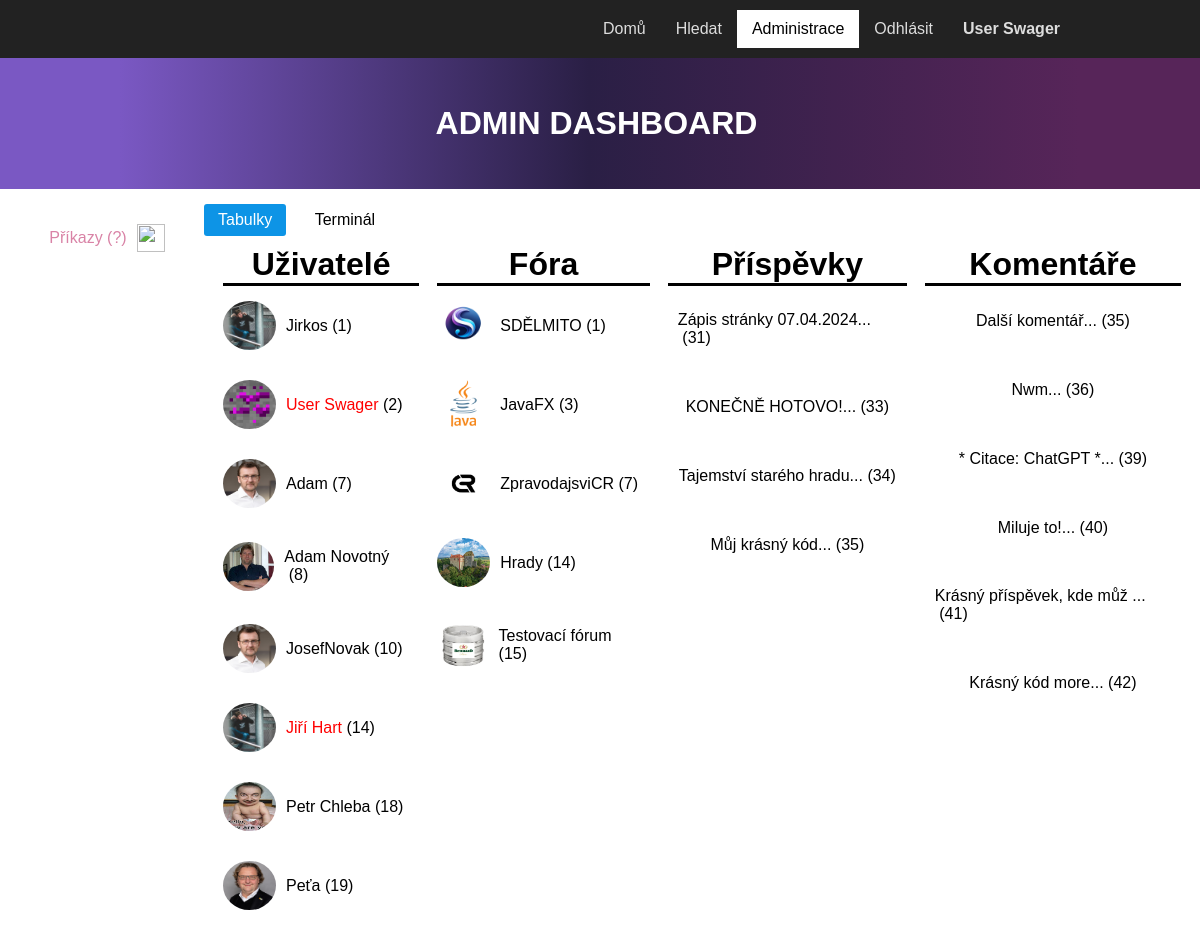
Screenshot of /admin.php (signed in) with the database file from the repository.
### tables this page shows
CREATE TABLE `users` (
  `id` int NOT NULL AUTO_INCREMENT,
  `username` varchar(20) NOT NULL,
  `email` varchar(40) NOT NULL,
  `password` varchar(255) NOT NULL,
  `registration_date` timestamp NULL DEFAULT CURRENT_TIMESTAMP,
  `profile_picture` varchar(255) DEFAULT './assets/default_user.png',
  `adminstatus` bit(1) DEFAULT NULL,
  `birthdate` date DEFAULT NULL,
  PRIMARY KEY (`id`),
  UNIQUE KEY `email` (`email`),
  KEY `id` (`id`)
);

CREATE TABLE `forums` (
  `id` int NOT NULL AUTO_INCREMENT,
  `name` varchar(60) NOT NULL,
  `description` tinytext NOT NULL,
  `theme` varchar(50) NOT NULL,
  `icon` tinytext NOT NULL,
  `owner` int NOT NULL,
  PRIMARY KEY (`id`),
  KEY `owner` (`owner`),
  CONSTRAINT `forums_ibfk_4` FOREIGN KEY (`owner`) REFERENCES `users` (`id`) ON DELETE CASCADE ON UPDATE CASCADE
);

CREATE TABLE `Posts` (
  `ID` int NOT NULL AUTO_INCREMENT,
  `PostOwner` int NOT NULL,
  `ForumID` int NOT NULL,
  `Title` varchar(255) NOT NULL,
  `Content` text NOT NULL,
  `PostDate` datetime NOT NULL DEFAULT CURRENT_TIMESTAMP,
  PRIMARY KEY (`ID`),
  KEY `PostOwner` (`PostOwner`),
  KEY `ForumID` (`ForumID`),
  CONSTRAINT `Posts_ibfk_2` FOREIGN KEY (`PostOwner`) REFERENCES `users` (`id`) ON DELETE CASCADE ON UPDATE CASCADE,
  CONSTRAINT `Posts_ibfk_4` FOREIGN KEY (`ForumID`) REFERENCES `forums` (`id`) ON DELETE CASCADE ON UPDATE CASCADE
);

CREATE TABLE `comments` (
  `id` int NOT NULL AUTO_INCREMENT,
  `UserID` int NOT NULL,
  `PostParrentID` int NOT NULL,
  `Content` text NOT NULL,
  `date` datetime DEFAULT CURRENT_TIMESTAMP,
  PRIMARY KEY (`id`),
  KEY `UserID` (`UserID`),
  KEY `PostParrentID` (`PostParrentID`),
  CONSTRAINT `comments_ibfk_4` FOREIGN KEY (`UserID`) REFERENCES `users` (`id`) ON DELETE CASCADE ON UPDATE CASCADE,
  CONSTRAINT `comments_ibfk_5` FOREIGN KEY (`PostParrentID`) REFERENCES `Posts` (`ID`) ON DELETE CASCADE ON UPDATE CASCADE
);

### admin.php (the view, shortened to what this page needs)
    <?php
        require_once("functions.php");
        require_once("header.php");
        require_once("authorizeAdmin.php");
    ?>
    <link rel="stylesheet" href="styles/style.css">
<body id="ii1rgb">
  <div id="i7ylgf" class="gjs-grid-row">
    <div id="isnr4p" class="gjs-grid-column">
      <h1 id="i7kzlb" class="gjs-heading">ADMIN DASHBOARD</h1>
    </div>
  </div>
  <div id="ivtcrk" class="gjs-grid-row">
    <div id="iow60f" class="gjs-grid-column">
      <div id="ietz2y" class="gjs-grid-row">
        <div id="iuinnf" class="gjs-grid-column"><a id="itkxl7" href="prirucka.php" class="gjs-link">Příkazy (?)</a><img src="https://images.freeimages.com/fic/images/icons/127/sleek_xp_software/300/command_prompt.png" id="is1j03" />
        </div>
      </div>
    </div>
    <div id="ijmkc3" class="gjs-grid-column">
      <div id="isru4v">
        <div role="tablist" class="tab-container">
          <div role="tab" aria-controls="idonvj" id="i4uk0f" class="tab"><span id="icqk4i" style="cursor:pointer">Tabulky</span></div>
          <div role="tab" aria-controls="iscbxn" id="i43p0f" class="tab"><span id="i01av4" style="cursor:pointer">Terminál</span></div>
        </div>
        <div id="i7ykuf" class="tab-contents">
          <div role="tabpanel" id="idonvj" aria-labelledby="i4uk0f" hidden class="tab-content">
            <div id="i22cw4" class="gjs-grid-row">
              <div id="i9p33n" class="gjs-grid-column">
                <h1 id="i1bk4d" class="gjs-heading">Uživatelé</h1>
                <?php
                 $query = "SELECT * FROM users";
                 $q = $db ->prepare($query);
                 $q -> execute();
                 foreach ($q as $row) {
                  echo '
                  <div id="i46f7f" class="gjs-grid-row">
                    <div id="iq11un" class="gjs-grid-column"><img id="iwcqun" src="'.$row["profile_picture"].'" />
                      <div id="iag8xj"><a href="useradmin.php?id='.$row["id"].'"';
                      if ($row["adminstatus"] >0){
                        echo' style="color:red;"';
                      }
                      echo' id="ihvlvb" class="gjs-link">'.$row["username"].'</a> ('.$row["id"].') ';
                      echo '</div>
                    </div>
                  </div>
                  ';
                 }
                ?>
              </div>
              <div id="icsefl" class="gjs-grid-column">
                <h1 id="iyi3y1" class="gjs-heading">Fóra</h1>
                <?php
                 $query = "SELECT * FROM forums";
                 $q = $db ->prepare($query);
                 $q -> execute();
                 foreach ($q as $row) {
                  echo'
                  <div id="ij6ogh" class="gjs-grid-row">
                  <div id="iynz2h" class="gjs-grid-column"><img src="'.$row["icon"].'" id="iqrm0y" />
                    <div id="ip3mlb"><a href="forumadmin.php?id='.$row["id"].'" id="i89teg" class="gjs-link">'.$row["name"].'</a> ('.$row["id"].')</div>
                  </div>
                  </div>
                  ';
                }
                ?>
              </div>
              <div id="i76b7v" class="gjs-grid-column">
                <h1 id="ihdyjn" class="gjs-heading">Příspěvky</h1>
                <?php
                  $query = "SELECT SUBSTRING(Title, 1, 26) as TitleSUB, id FROM Posts";
                  try{
                  $q = $db ->prepare($query);
                  $q ->execute();
                  foreach ($q as $row) {
                    echo'
                    <div id="iaeqzg" class="gjs-grid-row">
                    <div id="ie2b3j" class="gjs-grid-column">
                      <div id="ig17xg"><a href="post.php?id='.$row["id"].'" id="iym186" class="gjs-link">'.$row["TitleSUB"].'...</a> ('.$row["id"].')
                      </div>
                    </div>
                    </div>
                    ';
                  }
                }catch(Exception $e){
                  echo $e->getMessage();
                }
                ?>
              </div>
              <div id="i76b7v" class="gjs-grid-column">
                <h1 id="ihdyjn" class="gjs-heading">Komentáře</h1>
                <?php
                  $query = "SELECT SUBSTRING(Content, 1, 26) as TitleSUB,PostParrentID, id FROM comments";
                  try{
                  $q = $db ->prepare($query);
                  $q ->execute();
                  foreach ($q as $row) {
                    echo'
                    <div id="iaeqzg" class="gjs-grid-row">
                    <div id="ie2b3j" class="gjs-grid-column">
                      <div id="ig17xg"><a href="post.php?id='.$row["PostParrentID"].'" id="iym186" class="gjs-link">'.htmlspecialchars($row["TitleSUB"]).'...</a> ('.$row["id"].')
                      </div>
                    </div>
                    </div>
                    ';
                  }
                }catch(Exception $e){
                  echo $e->getMessage();
                }
                ?>
              </div>
            </div>
          </div>
        </div>
      </div>
    </div>
  </div>
</body>

### styles/style.css (style rules this page uses)
* { box-sizing: border-box; }
body { margin: 0; }
.gjs-grid-column { flex: 1 1 0%; padding: 5px 0; }
.gjs-grid-row { display: flex; justify-content: flex-start; align-items: stretch; flex-direction: row; min-height: auto; padding: 10px 0; }
.gjs-link { vertical-align: top; max-width: 100%; display: inline-block; text-decoration: none; color: inherit; }
.gjs-heading { margin: 0; }
#ii1rgb { font-family: Arial, Helvetica, sans-serif; }

### admin.php (style rules this page uses)
* { box-sizing: border-box; }
body { margin: 0; }
.gjs-grid-column { flex: 1 1 0%; padding: 5px 0; }
.gjs-grid-row { display: flex; justify-content: flex-start; align-items: stretch; flex-direction: row; min-height: auto; padding: 10px 0; }
.gjs-link { vertical-align: top; max-width: 100%; display: inline-block; text-decoration: none; color: inherit; }
.gjs-heading { margin: 0; }
#i7kzlb { color: rgba(255, 255, 255, 1); display: block; margin-right: 7px; }
#i7ylgf { min-height: 131px; background-color: #222222; justify-content: center; align-items: center; flex-direction: column; background-image: linear-gradient(90deg, rgba(122, 88, 195, 1) 10%, rgba(42, 31, 69, 1) 49.03846153846153%, rgba(87, 37, 89, 1) 90%); background-position: 0px 0px; background-size: 100% 100%; background-repeat: repeat; background-attachment: scroll; background-origin: padding-box; }
#isnr4p { padding-top: 0px; padding-right: 0px; padding-bottom: 0px; padding-left: 0px; flex: 0 1 auto; }
#iow60f { flex-basis: 17%; flex-grow: 0; }
#ivtcrk { min-height: 731px; }
#itkxl7 { color: #d983a6; padding: 10px; }
#is1j03 { color: black; width: 28px; height: 28px; }
#iuinnf { display: flex; flex-direction: row; justify-content: center; align-items: center; }
#ietz2y { min-height: 12px; }
.tab { padding: 7px 14px; display: inline-block; border-radius: 3px; margin-right: 10px; }
.tab.tab-active { background-color: #0d94e6; color: white; }
.tab-container { display: inline-block; }
.tab-content { animation: fadeEffect 1s; }
.tab-contents { min-height: 100px; padding: 10px; }
#i22cw4 { min-height: 423px; padding-bottom: 0px; padding-top: 0px; }
#i9p33n { padding-top: 0px; padding-right: 9px; padding-bottom: 0px; padding-left: 9px; margin-top: 0px; margin-right: 0px; margin-bottom: 0px; margin-left: 0px; flex: 0 1 auto; }
#icsefl { padding-right: 9px; padding-bottom: 0px; padding-left: 9px; margin-top: 0px; margin-right: 0px; margin-bottom: 0px; margin-left: 0px; padding-top: 0px; flex: 0 1 auto; }
#i76b7v { padding-top: 0px; padding-right: 9px; padding-bottom: 0px; padding-left: 9px; margin-top: 0px; margin-right: 0px; margin-bottom: 0px; margin-left: 0px; flex: 0 1 auto; }
#i1bk4d { font-family: Arial, Helvetica, sans-serif; text-align: center; border-bottom-style: solid; }
#iyi3y1 { text-align: center; border-bottom-style: solid; }
#ihdyjn { text-align: center; border-bottom-style: solid; }
#i46f7f { min-height: 69px; }
#iq11un { display: flex; justify-content: flex-start; align-items: center; }
#iwcqun { color: black; width: 53px; height: 49px; border-top-left-radius: 100%; border-top-right-radius: 100%; border-bottom-right-radius: 100%; border-bottom-left-radius: 100%; }
#iag8xj { padding: 10px; }
#iqrm0y { color: black; width: 53px; height: 49px; border-top-left-radius: 100%; border-top-right-radius: 100%; border-bottom-right-radius: 100%; border-bottom-left-radius: 100%; }
#ip3mlb { padding: 10px; }
#iynz2h { display: flex; justify-content: flex-start; align-items: center; }
#ij6ogh { min-height: 69px; }
#ig17xg { padding: 10px; }
#ie2b3j { display: flex; justify-content: center; align-items: center; }
#iaeqzg { min-height: 69px; }

### rows the page displays
users: profile_picture (picture), username "Jirkos", id "1"
users: profile_picture (picture), username "User Swager", id "2"
users: profile_picture (picture), username "Adam", id "7"
users: profile_picture (picture), username "Adam Novotný", id "8"
users: profile_picture (picture), username "JosefNovak", id "10"
users: profile_picture (picture), username "Jiří Hart", id "14"
users: profile_picture (picture), username "Petr Chleba", id "18"
users: profile_picture (picture), username "Peťa", id "19"
forums: icon (picture), name "SDĚLMITO", id "1"
forums: icon (picture), name "JavaFX", id "3"
forums: icon (picture), name "ZpravodajsviCR", id "7"
forums: icon (picture), name "Hrady", id "14"
forums: icon (picture), name "Testovací fórum", id "15"
posts: TitleSUB "Zápis stránky 07.04.2024", ID "31"
posts: TitleSUB "KONEČNĚ HOTOVO!", ID "33"
posts: TitleSUB "Tajemství starého hradu", ID "34"
posts: TitleSUB "Můj krásný kód", ID "35"
comments: TitleSUB "Další komentář", id "35"
comments: TitleSUB "Nwm", id "36"
comments: TitleSUB "* Citace: ChatGPT *", id "39"
comments: TitleSUB "Miluje to!", id "40"
comments: TitleSUB "Krásný příspěvek, kde můž", id "41"
comments: TitleSUB "Krásný kód more", id "42"

### other values shown
$text "Domů"
$text "Hledat"
$text "Administrace"
$text "Odhlásit"
$_SESSION["loguser"]["username"] "User Swager"
